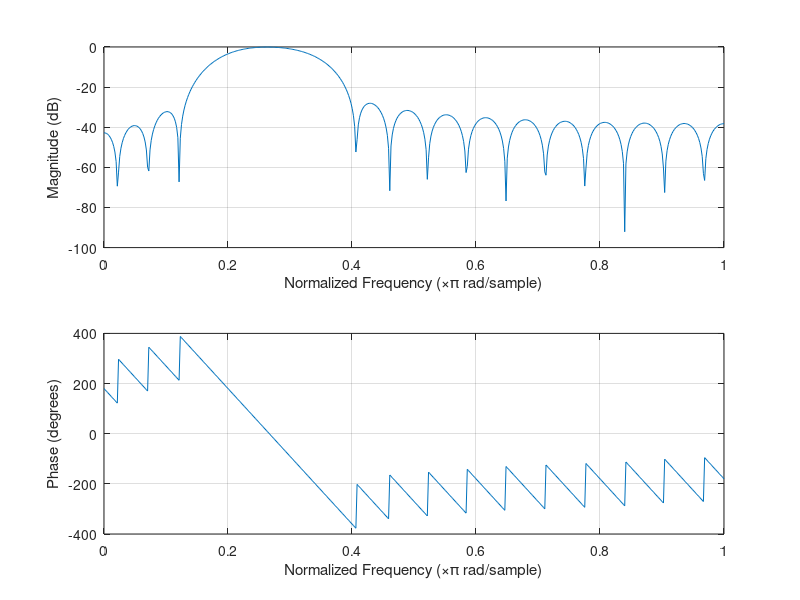
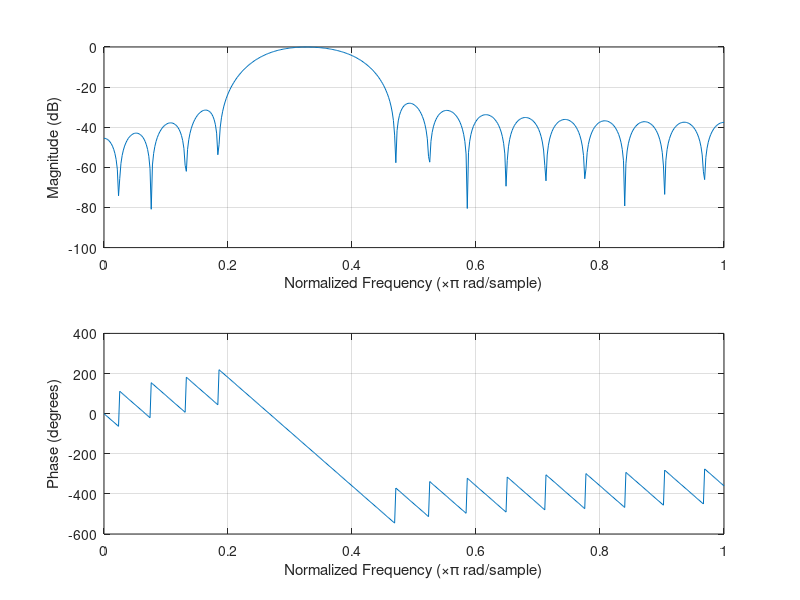
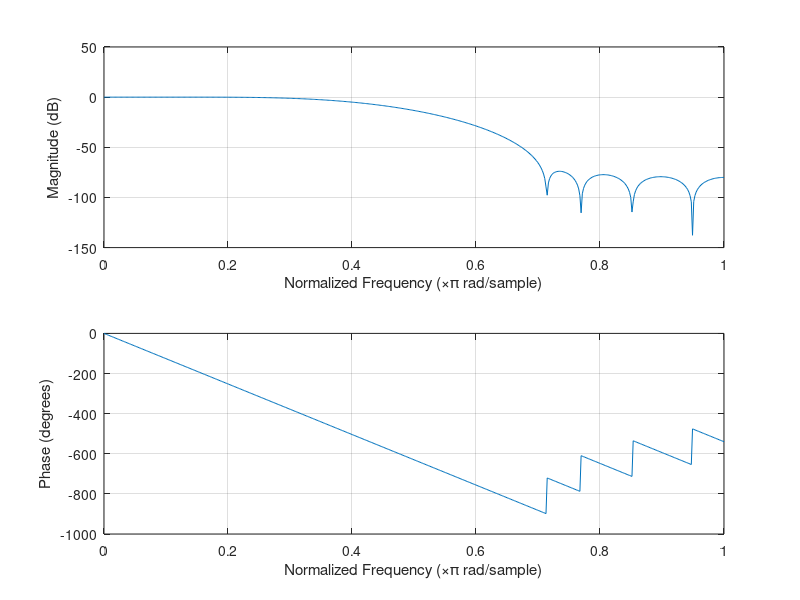
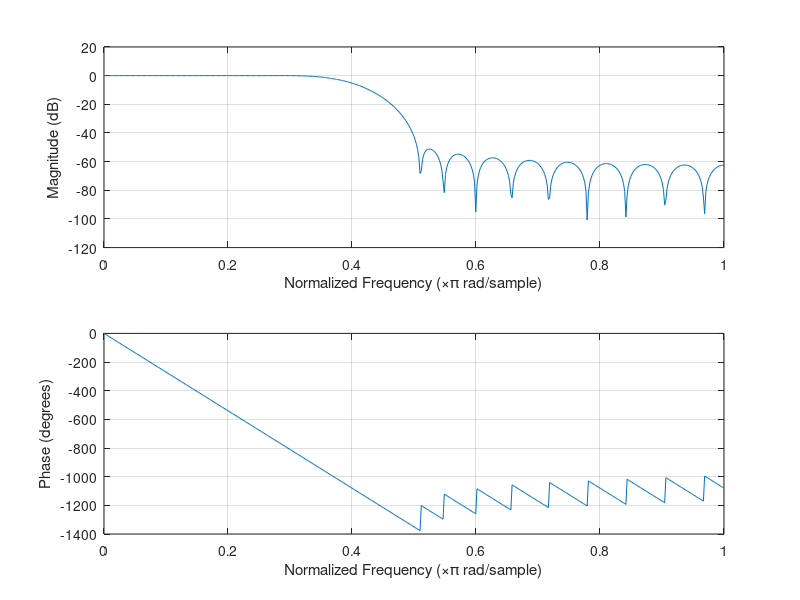

These charts were generated, in order, by the following MATLAB code:
% Filter design for parallel-gs NTSC/PAL filtering.
pkg load signal;

% As defined by BT.601.
bt601_rate = 13.5e6;

% The subclock of PS2 seems to be 4x BT.601 rate.
subpixel_rate = 4 * bt601_rate;
subpixel_nyquist = subpixel_rate / 2;

ntsc_subcarrier = 315e6 / 88;
pal_subcarrier = 4.43361875e6;

% Grabbed some sensible values from a paper that discusses a physical NTSC/PAL impl in 1997,
% so it looks plausible that PS2 would ship something similar.
ntsc_luma_bw = 4.2e6;
ntsc_luma_stop = 6.75e6;
ntsc_chroma_bw = 1.0e6;
ntsc_chroma_stop = 2.0e6;

% PAL-B which was used in Norway.
pal_luma_bw = 5e6;
pal_luma_stop = 6.75e6;
pal_chroma_bw = 1.3e6;
pal_chroma_stop = 2.2e6;

% First stage of downsampling from 54 MHz to 27 MHz.
% Assume some zero-order hold behavior coming out of the CRTC due to its subclock behavior.
% Most likely it's just holding pixels until the horizontal divider clocks enough times.
% 640 * 4 = 2560
% 512 * 5 = 2560
% 256 * 10 = 2560
% etc ...
% Allow some aliasing to go through to keep filter length reasonable.
% We'll filter that away in the next pass.
ntsc_downsampling_filter = firls(14, [0, ntsc_luma_bw * 1.1, subpixel_nyquist * 0.7, subpixel_nyquist] / subpixel_nyquist, [1 1 0 0]);
pal_downsampling_filter = firls(14, [0, pal_luma_bw * 1.1, subpixel_nyquist * 0.7, subpixel_nyquist] / subpixel_nyquist, [1 1 0 0]);

% Encode filters at 27 MHz. Pure low-pass.
%luma_lp_encode = fir1(30, 0.3689, 'low', kaiser(31, 8.0))'
ntsc_luma_lp_encode = firls(30, [0, ntsc_luma_bw, ntsc_luma_stop, bt601_rate] / bt601_rate, [1 1 0 0]);
ntsc_chroma_lp_encode = firls(30, [0, ntsc_chroma_bw, ntsc_chroma_stop, bt601_rate] / bt601_rate, [1 1 0 0]);
pal_luma_lp_encode = firls(30, [0, pal_luma_bw, ntsc_luma_stop, bt601_rate] / bt601_rate, [1 1 0 0]);
pal_chroma_lp_encode = firls(30, [0, pal_chroma_bw, ntsc_chroma_stop, bt601_rate] / bt601_rate, [1 1 0 0]);

% Decoding composite is much harder.

% NTSC decode
% Suppress the luma DC which ends up at subcarrier freq after demodulating.
ntsc_chroma_lp_decode = firls(64 - 6, [0, ntsc_chroma_bw * 0.5, ntsc_chroma_stop * 0.5, bt601_rate] / bt601_rate, [1 1 0 0])';

ntsc_subcarrier_w = ntsc_subcarrier / (2 * bt601_rate);
subcarrier_zero = exp(2 * pi * j * ntsc_subcarrier_w);
subcarrier_notch = real(conv([1, -subcarrier_zero], [1, -conj(subcarrier_zero)]));
subcarrier_notch = subcarrier_notch' / sum(subcarrier_notch);
ntsc_chroma_lp_decode = conv(ntsc_chroma_lp_decode, subcarrier_notch);

% Suppress the carrier when decoding luma. This leads to less detail in luma.
% Main alternatives are multi-line comb filters, etc.
ntsc_luma_lp_decode = firls(64 - 4, [0, ntsc_luma_bw, ntsc_luma_stop, bt601_rate] / bt601_rate, [1 1 0 0]);
subcarrier_notch = real(conv([1, -subcarrier_zero], [1, -conj(subcarrier_zero)]));
subcarrier_notch = subcarrier_notch' / sum(subcarrier_notch);
ntsc_luma_lp_decode = conv(ntsc_luma_lp_decode, subcarrier_notch)';

% Suppress harmonics of subcarrier which arise when demodulating.
ntsc_subcarrier_w = 2.0 * ntsc_subcarrier / (2 * bt601_rate);
subcarrier_zero = exp(2 * pi * j * ntsc_subcarrier_w);
subcarrier_notch = real(conv([1, -subcarrier_zero], [1, -conj(subcarrier_zero)]));
subcarrier_notch = subcarrier_notch' / sum(subcarrier_notch);
ntsc_chroma_lp_decode = conv(ntsc_chroma_lp_decode, subcarrier_notch)';

% PAL decode
% Just use different carrier freqs.
pal_chroma_lp_decode = firls(64 - 6, [0, pal_chroma_bw * 0.5, pal_chroma_stop * 0.5, bt601_rate] / bt601_rate, [1 1 0 0])';

pal_subcarrier_w = pal_subcarrier / (2 * bt601_rate);
subcarrier_zero = exp(2 * pi * j * pal_subcarrier_w);
subcarrier_notch = real(conv([1, -subcarrier_zero], [1, -conj(subcarrier_zero)]));
subcarrier_notch = subcarrier_notch' / sum(subcarrier_notch);
pal_chroma_lp_decode = conv(pal_chroma_lp_decode, subcarrier_notch);

pal_luma_lp_decode = firls(64 - 4, [0, pal_luma_bw, pal_luma_stop, bt601_rate] / bt601_rate, [1 1 0 0]);
subcarrier_notch = real(conv([1, -subcarrier_zero], [1, -conj(subcarrier_zero)]));
subcarrier_notch = subcarrier_notch' / sum(subcarrier_notch);
pal_luma_lp_decode = conv(pal_luma_lp_decode, subcarrier_notch)';

% Suppress harmonics of subcarrier which arise when demodulating.
pal_subcarrier_w = 2.0 * pal_subcarrier / (2 * bt601_rate);
subcarrier_zero = exp(2 * pi * j * pal_subcarrier_w);
subcarrier_notch = real(conv([1, -subcarrier_zero], [1, -conj(subcarrier_zero)]));
subcarrier_notch = subcarrier_notch' / sum(subcarrier_notch);
pal_chroma_lp_decode = conv(pal_chroma_lp_decode, subcarrier_notch)';

ntsc_luma_lp_decode = ntsc_luma_lp_decode / sum(ntsc_luma_lp_decode);
pal_luma_lp_decode = pal_luma_lp_decode / sum(pal_luma_lp_decode);
ntsc_chroma_lp_decode = ntsc_chroma_lp_decode / sum(ntsc_chroma_lp_decode);
pal_chroma_lp_decode = pal_chroma_lp_decode / sum(pal_chroma_lp_decode);

% Normalize the filters so that DC gain is exactly 0.0 dB.
ntsc_downsampling_filter = ntsc_downsampling_filter / sum(ntsc_downsampling_filter);
ntsc_luma_lp_encode = ntsc_luma_lp_encode / sum(ntsc_luma_lp_encode);
ntsc_chroma_lp_encode = ntsc_chroma_lp_encode / sum(ntsc_chroma_lp_encode);
ntsc_luma_lp_decode = ntsc_luma_lp_decode / sum(ntsc_luma_lp_decode);
ntsc_chroma_lp_decode = ntsc_chroma_lp_decode / sum(ntsc_chroma_lp_decode);

% Bandpass filters for Y / C separation.
chroma_bandpass = firls(30, [0, pal_chroma_bw * 0.5, pal_chroma_stop * 0.75, bt601_rate] / bt601_rate, [1 1 0 0])';
chroma_bandpass = chroma_bandpass / sum(chroma_bandpass);
ntsc_chroma_bandpass = 2.0 * chroma_bandpass .* cos((2 * pi * ntsc_subcarrier / (bt601_rate * 2)) * (-15 : 15));
pal_chroma_bandpass = 2.0 * chroma_bandpass .* cos((2 * pi * pal_subcarrier / (bt601_rate * 2)) * (-15 : 15));

h = figure();
set(h, 'Name', 'NTSC chroma bandpass filter');
freqz(ntsc_chroma_bandpass);

h = figure();
set(h, 'Name', 'PAL chroma bandpass filter');
freqz(pal_chroma_bandpass);


pal_downsampling_filter = pal_downsampling_filter / sum(pal_downsampling_filter);
pal_luma_lp_encode = pal_luma_lp_encode / sum(pal_luma_lp_encode);
pal_chroma_lp_encode = pal_chroma_lp_encode / sum(pal_chroma_lp_encode);
pal_luma_lp_decode = pal_luma_lp_decode / sum(pal_luma_lp_decode);
pal_chroma_lp_decode = pal_chroma_lp_decode / sum(pal_chroma_lp_decode);

h = figure();
set(h, 'Name', 'NTSC downsample filter');
freqz(ntsc_downsampling_filter);

h = figure();
set(h, 'Name', 'NTSC Y encode filter @ 27 MHz');
freqz(ntsc_luma_lp_encode);

h = figure();
set(h, 'Name', 'NTSC UV encode filter @ 27 MHz');
freqz(ntsc_chroma_lp_encode);

h = figure();
set(h, 'Name', 'NTSC Y decode filter @ 27 MHz');
freqz(ntsc_luma_lp_decode);

h = figure();
set(h, 'Name', 'NTSC UV decode filter @ 27 MHz');
freqz(ntsc_chroma_lp_decode);

h = figure();
set(h, 'Name', 'PAL downsample filter @ 27 MHz');
freqz(pal_downsampling_filter);

h = figure();
set(h, 'Name', 'PAL Y encode filter @ 27 MHz');
freqz(pal_luma_lp_encode);

h = figure();
set(h, 'Name', 'PAL UV encode filter @ 27 MHz');
freqz(pal_chroma_lp_encode);

h = figure();
set(h, 'Name', 'PAL Y decode filter @ 27 MHz');
freqz(pal_luma_lp_decode);

h = figure();
set(h, 'Name', 'PAL UV decode filter @ 27 MHz');
freqz(pal_chroma_lp_decode);


assert(length(ntsc_downsampling_filter) == 15, "Length must be 15");
assert(length(ntsc_luma_lp_encode) == 31, "Length must be 31");
assert(length(ntsc_chroma_lp_encode) == 31, "Length must be 31");
assert(length(ntsc_luma_lp_decode) == 63, "Length must be 63");
assert(length(ntsc_chroma_lp_decode) == 63, "Length must be 63");
assert(length(ntsc_chroma_bandpass) == 31, "Length must be 31");

assert(length(pal_downsampling_filter) == 15, "Length must be 15");
assert(length(pal_luma_lp_encode) == 31, "Length must be 31");
assert(length(pal_chroma_lp_encode) == 31, "Length must be 31");
assert(length(pal_luma_lp_decode) == 63, "Length must be 63");
assert(length(pal_chroma_lp_decode) == 63, "Length must be 63");
assert(length(pal_chroma_bandpass) == 31, "Length must be 31");

printf("// Autogenerated by generate_analog_filters.m\n");
printf("const float DownsamplingKernelNTSC[16] = float[](\n");
printf("    0.0,\n");
printf("    %.10f,\n", ntsc_downsampling_filter(1:14));
printf("    %.10f);\n", ntsc_downsampling_filter(15));
printf("\n");
printf("const float LumaEncodeNTSC[31] = float[](\n");
printf("    %.10f,\n", ntsc_luma_lp_encode(1:30));
printf("    %.10f);\n", ntsc_luma_lp_encode(31));
printf("\n");
printf("const float ChromaEncodeNTSC[31] = float[](\n");
printf("    %.10f,\n", ntsc_chroma_lp_encode(1:30));
printf("    %.10f);\n", ntsc_chroma_lp_encode(31));
printf("\n");
printf("const float LumaDecodeNTSC[63] = float[](\n");
printf("    %.10f,\n", ntsc_luma_lp_decode(1:62));
printf("    %.10f);\n", ntsc_luma_lp_decode(63));
printf("\n");
printf("const float ChromaDecodeNTSC[63] = float[](\n");
printf("    %.10f,\n", ntsc_chroma_lp_decode(1:62));
printf("    %.10f);\n", ntsc_chroma_lp_decode(63));
printf("\n");
printf("const float DownsamplingKernelPAL[16] = float[](\n");
printf("    0.0,\n");
printf("    %.10f,\n", pal_downsampling_filter(1:14));
printf("    %.10f);\n", pal_downsampling_filter(15));
printf("\n");
printf("const float LumaEncodePAL[31] = float[](\n");
printf("    %.10f,\n", pal_luma_lp_encode(1:30));
printf("    %.10f);\n", pal_luma_lp_encode(31));
printf("\n");
printf("const float ChromaEncodePAL[31] = float[](\n");
printf("    %.10f,\n", pal_chroma_lp_encode(1:30));
printf("    %.10f);\n", pal_chroma_lp_encode(31));
printf("\n");
printf("const float LumaDecodePAL[63] = float[](\n");
printf("    %.8f,\n", pal_luma_lp_decode(1:62));
printf("    %.8f);\n", pal_luma_lp_decode(63));
printf("\n");
printf("const float ChromaDecodePAL[63] = float[](\n");
printf("    %.8f,\n", pal_chroma_lp_decode(1:62));
printf("    %.8f);\n", pal_chroma_lp_decode(63));
printf("\n");
printf("const float ChromaBandpassNTSC[31] = float[](\n");
printf("    %.10f,\n", ntsc_chroma_bandpass(1:30));
printf("    %.10f);\n", ntsc_chroma_bandpass(31));
printf("\n");
printf("const float ChromaBandpassPAL[31] = float[](\n");
printf("    %.10f,\n", pal_chroma_bandpass(1:30));
printf("    %.10f);\n", pal_chroma_bandpass(31));
printf("\n");

printf("\n");

printf("////////\n");

% Test some signals.

F = 0.5e6;
y = 0.5 + 0.5 * sin((2 * pi * F / subpixel_rate) * [1 : 8 * 1024]);
u = 0.2 + 0.3 * sin((2 * pi * F / subpixel_rate) * [1 : 8 * 1024]);
v = 0.3 + 0.4 * sin((2 * pi * F / subpixel_rate) * [1 : 8 * 1024]);

% Filter and decimate.
y = conv(y, ntsc_downsampling_filter)(:, 1:2:end);
u = conv(u, ntsc_downsampling_filter)(:, 1:2:end);
v = conv(v, ntsc_downsampling_filter)(:, 1:2:end);

% Low pass filter into target bandwidth.
y = conv(y, ntsc_luma_lp_encode);
u = conv(u, ntsc_chroma_lp_encode);
v = conv(v, ntsc_chroma_lp_encode);

u = u .* cos((2 * pi * ntsc_subcarrier / (2 * bt601_rate)) * [0 : length(u) - 1]);
v = v .* sin((2 * pi * ntsc_subcarrier / (2 * bt601_rate)) * [0 : length(v) - 1]);
c = u + v;

composite_signal = y + c;

% Reconstruct YUV

y = conv(ntsc_luma_lp_decode, composite_signal);
u = 2 * conv(ntsc_chroma_lp_decode, composite_signal .* cos((2 * pi * ntsc_subcarrier / (2 * bt601_rate)) * [0 : length(composite_signal) - 1]));
v = 2 * conv(ntsc_chroma_lp_decode, composite_signal .* sin((2 * pi * ntsc_subcarrier / (2 * bt601_rate)) * [0 : length(composite_signal) - 1]));

h = figure();
set(h, 'Name', 'Composite signal')
plot(composite_signal);

h = figure();
set(h, 'Name', 'Reconstructed Y')
plot(y);

h = figure();
set(h, 'Name', 'Reconstructed U')
plot(u);

h = figure();
set(h, 'Name', 'Reconstructed V')
plot(v);

w = 2 * pi * pal_subcarrier / (bt601_rate * 2.0);

u_signal = exp(-0.01 * ([-30 : 30] .* [-30 : 30]));
v_signal = 0.2 * exp(-0.01 * ([-30 : 30] .* [-30 : 30]));

line0_u_modulator = cos([0 : 60] * w);
line0_v_modulator = sin([0 : 60] * w);
line1_u_modulator = cos([0 : 60] * w + 2 * pi * (0.75 + 1.0 / 625.0));
line1_v_modulator = -sin([0 : 60] * w + 2 * pi * (0.75 + 1.0 / 625.0));

line0 = u_signal .* line0_u_modulator + v_signal .* line0_v_modulator;
line1 = u_signal .* line1_u_modulator + v_signal .* line1_v_modulator;

h = figure();
plot(line0);

h = figure();
plot(line1);

add = line1(:, 3 : 50) + (0.501 * line0(:, 1 : 48) + 0.499 * line0(:, 2 : 49));
sub = line1(:, 3 : 50) - (0.501 * line0(:, 1 : 48) + 0.499 * line0(:, 2 : 49));
add = 0.5 * add;
sub = 0.5 * sub;

%add = line1(:, 3 : 500);
%sub = line1(:, 3 : 500);

add = 2.0 * add .* line1_u_modulator(:, 3 : 50);
sub = 2.0 * sub .* line1_v_modulator(:, 3 : 50);

add = conv(add, pal_chroma_lp_decode);
sub = conv(sub, pal_chroma_lp_decode);

h = figure();
plot(add);

h = figure();
plot(sub);
